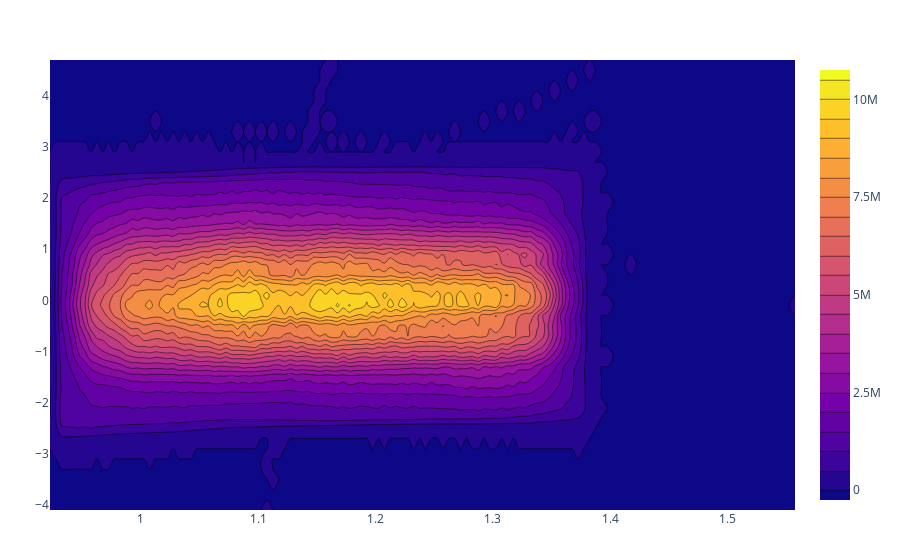

The notebook cell saved with this chart:
### Code cell
PlotlyJS.plot(PlotlyJS.contour(x=λaxe,y=daxe,z=hflat.weights, contours_start=0, contours_end=10.5e6, contours_size=5e5))
